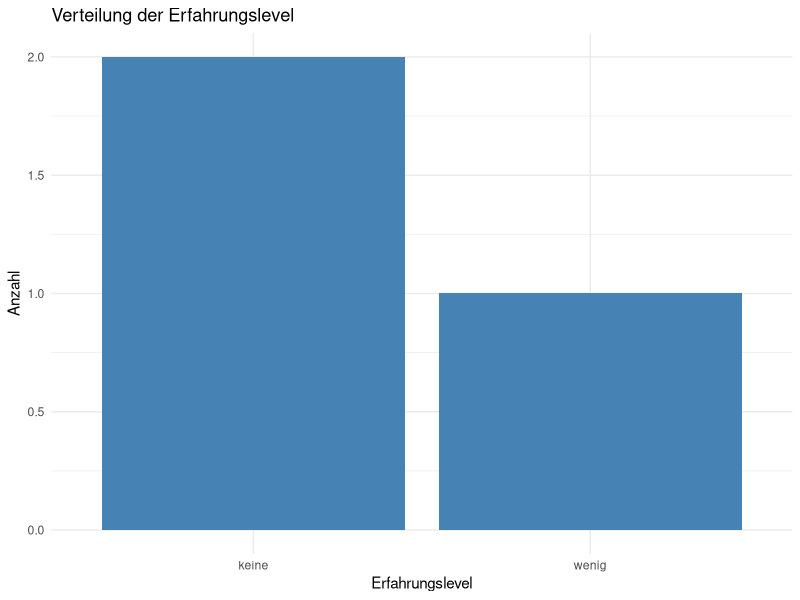
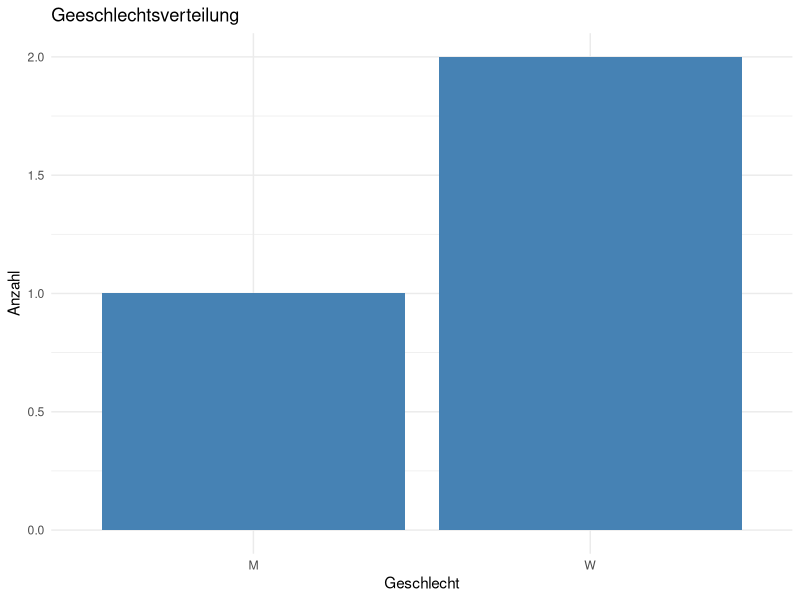
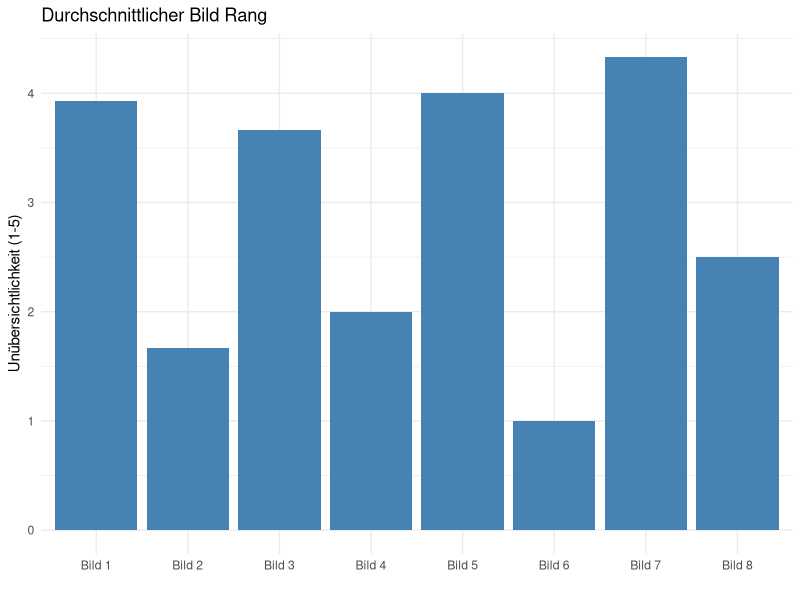
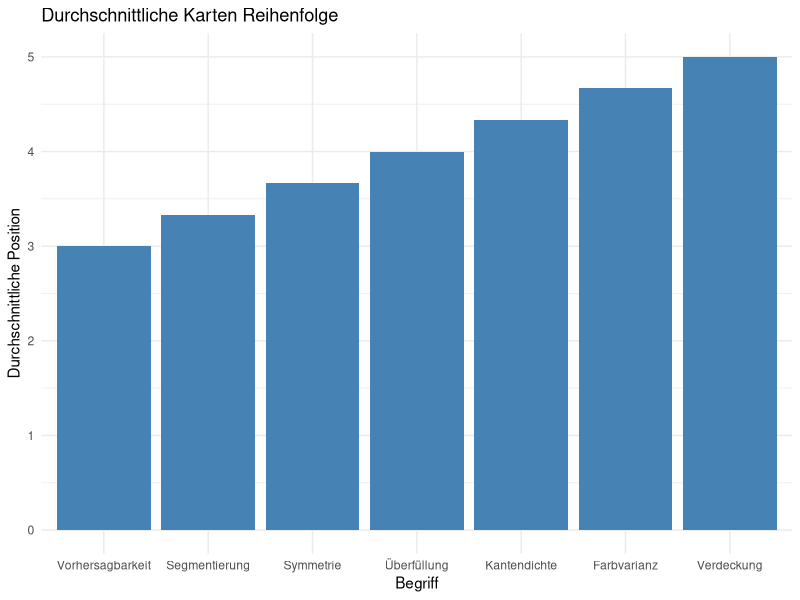
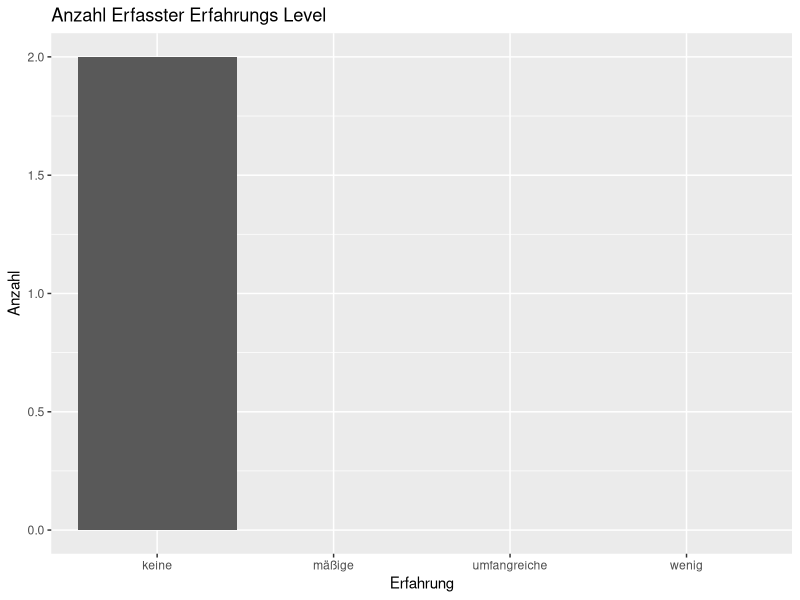
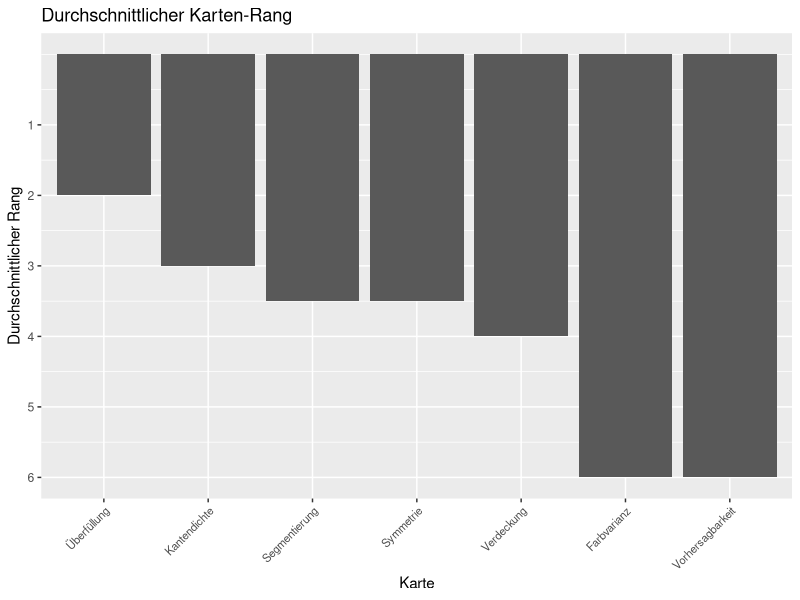

Reproduce these figures in R, in order.
## ---- chunk 1
#| label: fig-exp
#| echo: false
#| warning: false
#| fig-cap: Erfahrungslevel

library(ggplot2)
exp_lvls <- c(0,0,1)
# Namen der Levels
exp_names <- c(
  "keine",
  "wenig",
  "mäßig",
  "umfangreiche"
)

# Zahlen in Text umwandeln
experience <- exp_names[exp_lvls + 1]

# Dataframe
exp_data <- data.frame(
  Person = 1:length(experience),
  Erfahrung = experience
)

# Plot
ggplot(exp_data, aes(x = Erfahrung)) +
  geom_bar(fill = "steelblue") +
  labs(
    title = "Verteilung der Erfahrungslevel",
    x = "Erfahrungslevel",
    y = "Anzahl"
  ) +
  theme_minimal()
## ---- chunk 2
#| label: fig-sex
#| echo: false
#| warning: false
#| fig-cap: Geschlechtssverteilung

library(ggplot2)

ages <- c("M","W","W")

# Dataframe erstellen
age_data <- data.frame(
  age = ages
)

# Plot
ggplot(age_data, aes(x = factor(age))) +
  geom_bar(fill = "steelblue") +
  labs(
    title = "Geeschlechtsverteilung",
    x = "Geschlecht",
    y = "Anzahl"
  ) +
  theme_minimal()
## ---- chunk 3
#| label: fig-pic-ranks
#| echo: false
#| warning: false
#| fig-cap: Bild Unübersichtlichkeit

library(ggplot2)
library(tidyverse)

A3_1 <- c(3,1,5,1,3,1,4,2)
A3_4 <- c(4.8,2,3,3,4,1,5,2.5)
A3_3 <- c(4,2,3,2,5,1,4,3)
pics <- c("Bild 1","Bild 2","Bild 3","Bild 4","Bild 5","Bild 6","Bild 7","Bild 8")

rank_data <- data.frame(
  pic = pics,
  ranks1 = A3_1,
  ranks2 = A3_4,
  ranks3 = A3_3
)

# Durchschnitt berechnen
rank_data <- rank_data %>%
  mutate(avg_rank = rowMeans(across(starts_with("ranks"))))

# Plot
ggplot(rank_data, aes(x = pic, y = avg_rank)) +
  geom_col(fill = "steelblue") +
  labs(
    title = "Durchschnittlicher Bild Rang",
    x = " ",
    y = "Unübersichtlichkeit (1-5)"
  ) +
  theme_minimal()
## ---- chunk 4
#| label: fig-card-Sort
#| echo: false
#| warning: false
#| fig-cap: Durchschnittliche Karten Reihenfolge

library(ggplot2)
library(tidyverse)

A3_1 <- c(6,4,7,1,5,3,2)
#A3_2 <- c(3,5,6,4,2,7,1)
A3_3 <- c(2,4,5,6,1,7,3)
A3_4 <- c(3,1,2,6,4,5,7)

cards <- c("Symmetrie","Vorhersagbarkeit","Farbvarianz","Kantendichte","Segmentierung","Verdeckung","Überfüllung")

card_data <- data.frame(
  card = cards,
  order1 = A3_1,
  order2 = A3_3,
  order3 = A3_4
)

# Durchschnitt berechnen
card_data <- card_data %>%
  mutate(avg_order = rowMeans(across(starts_with("order"))))

# Plot
ggplot(card_data, aes(x = reorder(card, avg_order), y = avg_order)) +
  geom_col(fill = "steelblue") +
  labs(
    title = "Durchschnittliche Karten Reihenfolge",
    x = "Begriff",
    y = "Durchschnittliche Position"
  ) +
  theme_minimal()
## ---- chunk 5
library(ggplot2)

exp_lvls <- c("keine", "wenig", "mäßige", "umfangreiche")
exp_count <- c(2, 0, 0, 0)

exp <- data.frame(exp_lvls, exp_count)

ggplot(exp, aes(x = exp_lvls, y = exp_count)) +
  geom_bar(stat = "identity") +
  labs(
    x = "Erfahrung",
    y = "Anzahl",
    title = "Anzahl Erfasster Erfahrungs Level"
  )
## ---- chunk 6
library(ggplot2)
library(dplyr)
library(tidyr)

card <- c(
  "Symmetrie",
  "Vorhersagbarkeit",
  "Farbvarianz",
  "Kantendichte",
  "Segmentierung",
  "Verdeckung",
  "Überfüllung"
)

A3_1 <- c(4, 7, 6, 2, 5, 1, 3)
A3_2 <- c(3, 5, 6, 4, 2, 7, 1)

data <- data.frame(card, A3_1, A3_2)

data_long <- data |>
  pivot_longer(
    cols = starts_with("A3_"),
    names_to = "person",
    values_to = "rank"
  )

avg_ranks <- data_long |>
  group_by(card) |>
  summarise(mean_rank = mean(rank), .groups = "drop")

ggplot(avg_ranks, aes(x = reorder(card, mean_rank), y = mean_rank)) +
  geom_col() +
  scale_y_reverse(breaks = 1:7) +
  labs(
    x = "Karte",
    y = "Durchschnittlicher Rang",
    title = "Durchschnittlicher Karten-Rang"
  )+
  theme(
    axis.text.x = element_text(size = 8, angle = 45, hjust = 1)
  )
